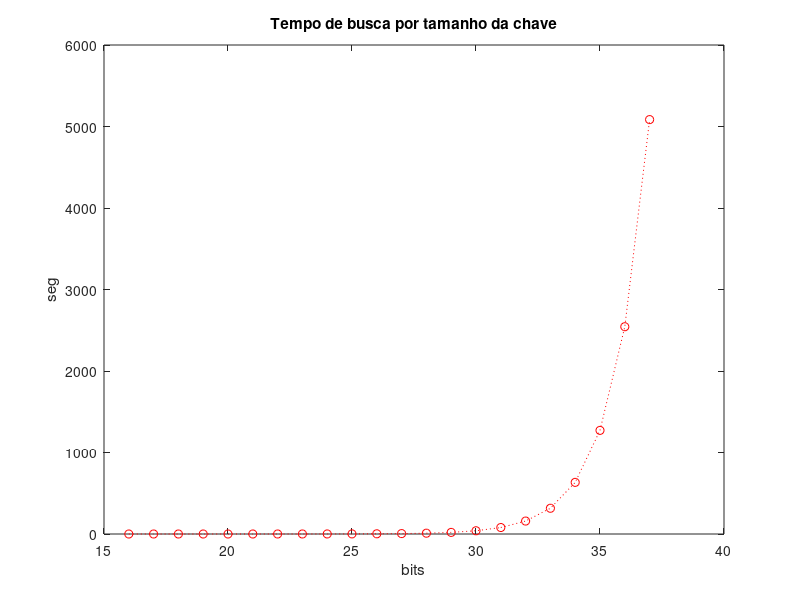
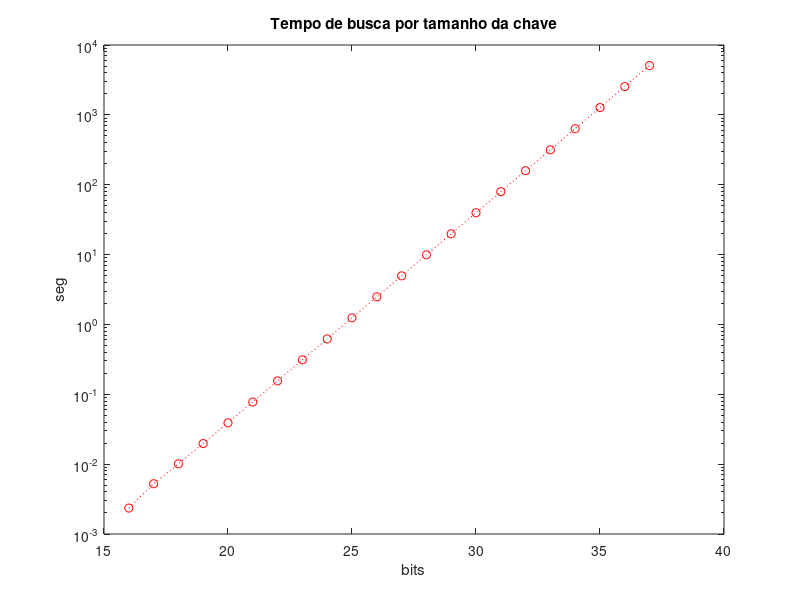
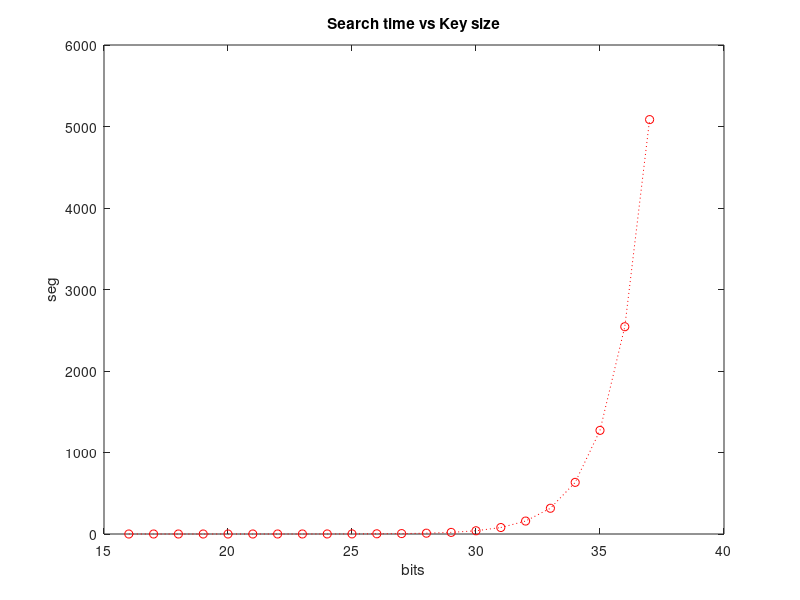
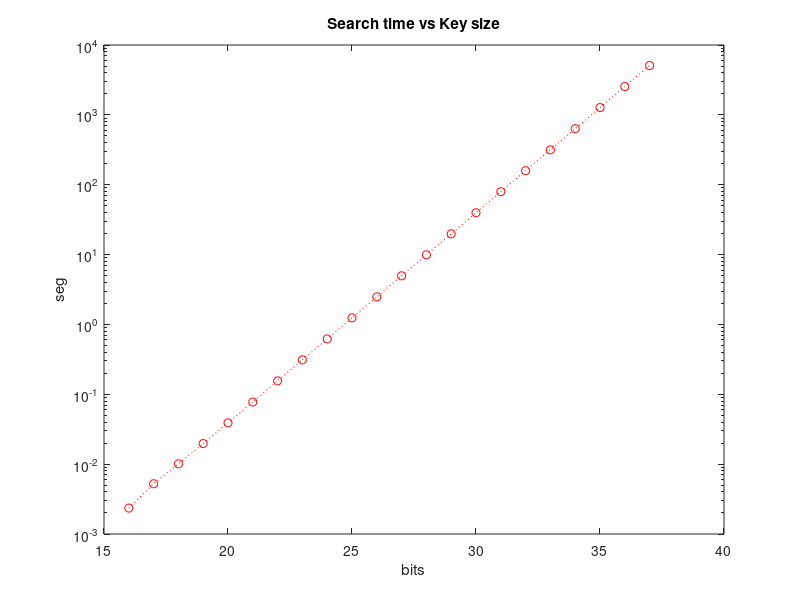

Recreate these plots in MATLAB, in order.
% Data
x = [16 17 18 19 20 21 22 23 24 25 26 27 28 29 30 31 32 33 34 35 36 37];
y = [0.002350 0.005242 0.010104 0.019701 0.039020 0.077579 0.155503 0.311102 0.620266 1.241629 2.482091 4.962573 9.930329 19.813534 39.710128 79.435027 158.890091 315.784731 633.643474 1271.370375 2543.361080 5084.677121];

% Linear time graph in pt-br
plot(x,y, "marker", 'o', "color", 'r', "linestyle", ':');
xlabel("bits");
ylabel("seg");
title("Tempo de busca por tamanho da chave");
print -djpg image.jpg

% Log time graph in pt-br
semilogy(x,y, "marker", 'o', "color", 'r',"linestyle", ':');
xlabel("bits");
ylabel("seg");
title("Tempo de busca por tamanho da chave");
print -djpg image_log.jpg

% Linear time graph in eng
plot(x,y, "marker", 'o', "color", 'r', "linestyle", ':');
xlabel("bits"); ylabel("seg");
title("Search time vs Key size");
print -djpg image_eng.jpg

% Log time graph in eng
semilogy(x,y, "marker", 'o', "color", 'r',"linestyle", ':');
xlabel("bits"); ylabel("seg");
title("Search time vs Key size");
print -djpg image_log_eng.jpg
